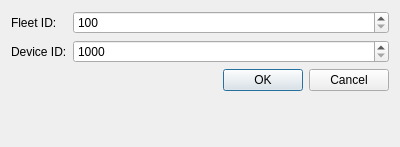
<?xml version="1.0" encoding="UTF-8"?>
<ui version="4.0">
 <class>QueryLocationDialog</class>
 <widget class="QDialog" name="QueryLocationDialog">
  <property name="geometry">
   <rect>
    <x>0</x>
    <y>0</y>
    <width>400</width>
    <height>147</height>
   </rect>
  </property>
  <property name="windowTitle">
   <string>Query Radio Location</string>
  </property>
  <layout class="QFormLayout" name="formLayout">
   <item row="3" column="0" colspan="2">
    <widget class="QDialogButtonBox" name="buttonBox">
     <property name="orientation">
      <enum>Qt::Horizontal</enum>
     </property>
     <property name="standardButtons">
      <set>QDialogButtonBox::Cancel|QDialogButtonBox::Ok</set>
     </property>
    </widget>
   </item>
   <item row="1" column="0">
    <widget class="QLabel" name="label_2">
     <property name="text">
      <string>Fleet ID:</string>
     </property>
    </widget>
   </item>
   <item row="2" column="0">
    <widget class="QLabel" name="label">
     <property name="text">
      <string>Device ID:</string>
     </property>
    </widget>
   </item>
   <item row="1" column="1">
    <widget class="QSpinBox" name="fleetIdSpinBox">
     <property name="minimum">
      <number>100</number>
     </property>
     <property name="maximum">
      <number>349</number>
     </property>
    </widget>
   </item>
   <item row="2" column="1">
    <widget class="QSpinBox" name="deviceIdSpinBox">
     <property name="minimum">
      <number>1000</number>
     </property>
     <property name="maximum">
      <number>4999</number>
     </property>
    </widget>
   </item>
  </layout>
 </widget>
 <resources/>
 <connections>
  <connection>
   <sender>buttonBox</sender>
   <signal>accepted()</signal>
   <receiver>QueryLocationDialog</receiver>
   <slot>accept()</slot>
   <hints>
    <hint type="sourcelabel">
     <x>248</x>
     <y>254</y>
    </hint>
    <hint type="destinationlabel">
     <x>157</x>
     <y>274</y>
    </hint>
   </hints>
  </connection>
  <connection>
   <sender>buttonBox</sender>
   <signal>rejected()</signal>
   <receiver>QueryLocationDialog</receiver>
   <slot>reject()</slot>
   <hints>
    <hint type="sourcelabel">
     <x>316</x>
     <y>260</y>
    </hint>
    <hint type="destinationlabel">
     <x>286</x>
     <y>274</y>
    </hint>
   </hints>
  </connection>
 </connections>
</ui>
